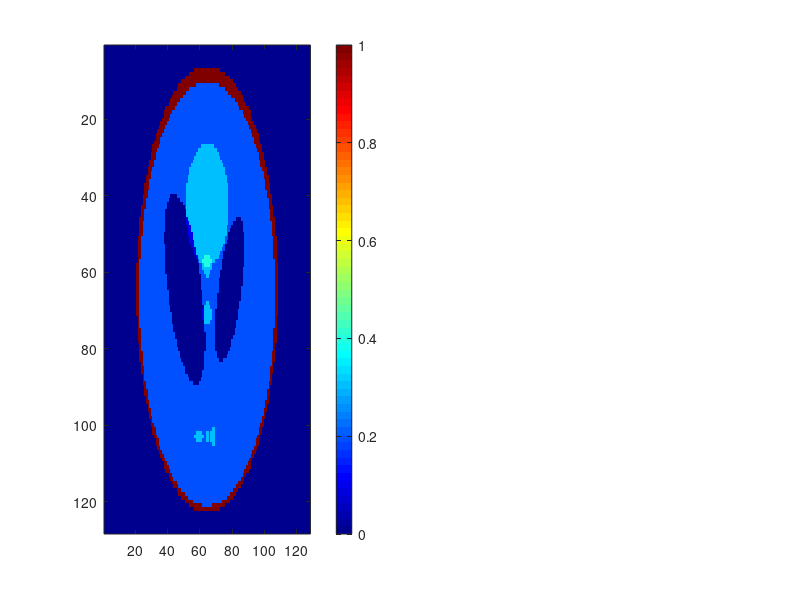

Source code (MATLAB): (Note: this script raises an error after producing the figure.)
phantom_image = phantom('Modified Shepp-Logan',128);
subplot(1,2,1)
imagesc(phantom_image)
colormap jet
colorbar
dim = size(phantom_image);
win = getWin(dim, 'Hanning', 'Rotation', true , 'Symmetric', true);
image_sm = real(ifftn(fftn(phantom_image) .* ifftshift(win)));
subplot(1,2,2)
imagesc(image_sm)
colormap jet
colorbar
